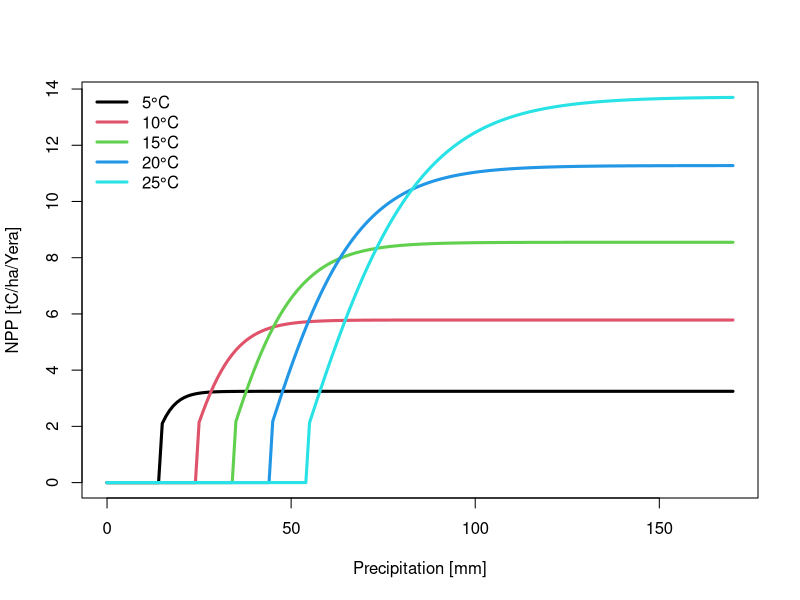
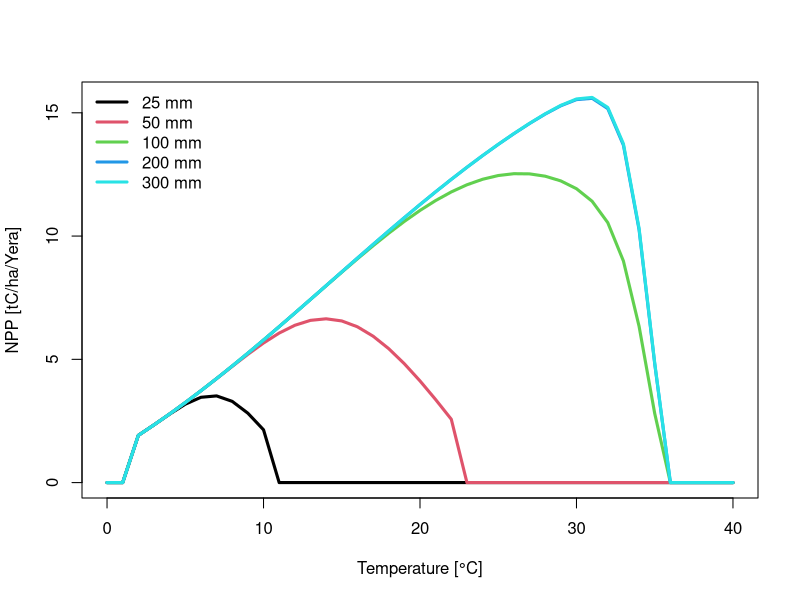
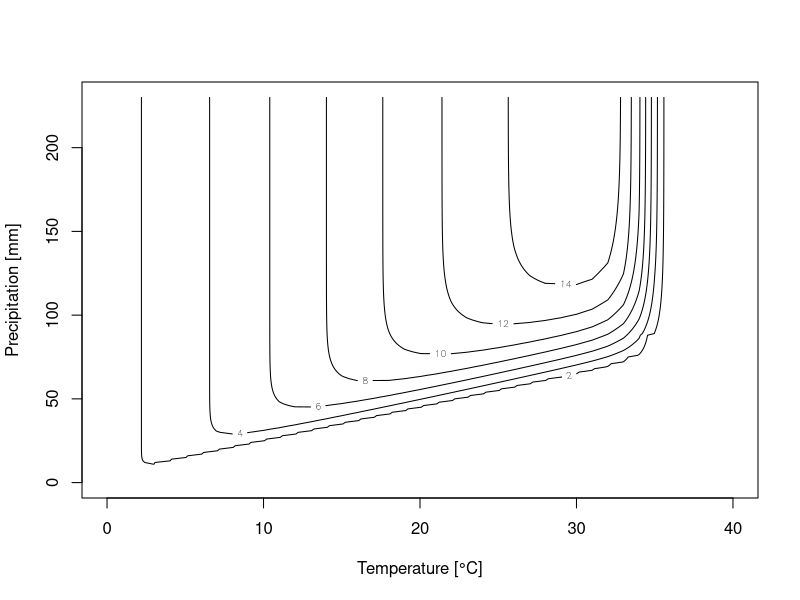

Here is the R script that generated these plots, in order:
c0 <- c(0.06179233,0.06448844,0.07000044,0.07867775,0.06506758,0.08137664,0.06192571,0.07169721,0.07110523,0.06381677,0.05441309,0.06347873,0.07584091,0.07330926,0.05766713,0.07205265,0.05055277,0.06077571,0.07759581,0.05685617,0.06527024,0.05558023,0.06699292)
c <- c(1.29460152,-0.09012495,0.17332495, 35, -1, 0.66170523, 2.8, 0.4138984, -54.4741443, -1.4, 1.155907e+00, 2.154028e-04, -3.733458e-01, 2.335792e-05, 2, 0.5, 0.841, -22.131)
tMinJ <- -12.0 - 2
tMaxJ <- 28.0 + 2.;
pMinJ <- 203.;
pMaxJ <- 5900. + 4000.;
tMinM <- -43.1 - 4;
tMaxM <- 32.5 + 5.;
pMinM <- 0;
pMaxM <- 1045 + 1100;
minNpp <- 1.86;

npp <- function(co2, soilType, t, p, sw, altitude, latitude) {
walterLieth <- c[15] * (c[16] + 1./(1. + exp(c[17] + c[18]*co2)))
t3 <- c[7] / (1. + exp(c[8] + c[9]*co2)) + c[10]
days <- c(31.,28.25,31.,30.,31.,30.,31.,31.,30.,31.,30.,31.)
month <- 1
ret <- 0
for(month in 1:12) {
  t1 <- c0[soilType]/(1. + exp(c[1] + c[2]*t[month])) - c0[soilType]*c[3] - c0[soilType]/(1. + exp(c[4]+c[5]*t[month]))
  if(t1<0.) {t1 <- 0.}
  t2 <- 1. - 2./(1. + exp( (sw[month]+p[month]-pmax(0.,t[month])*walterLieth)/(pmax(1.,t[month]*c[6]))))
  if(t2<0.) {t2 <- 0.}
  ret <- ret + t1 * t2 * t3 * days[month]
}
ret <- ret * c[11] + c[12]*altitude + c[13]*cos(latitude) + c[14]*altitude*cos(latitude)
if(ret < minNpp) {ret <- 0.}
if(ret<0.) {ret <- 0.}
ret
}

co2 <- 0.038
soilType <- 1
t <- rep(10,12)
p <- rep(40,12)
sw <- rep(0,12)
altitude <- 400
latitude <- 45*pi/90

npp(co2, soilType, t, p, sw, altitude, latitude)


x <- matrix(0,5,171)
for(j in (1:5)*5) {
  t <- rep(j,12)
  for(i in 0:170) {
    p <- rep(i,12)
    x[j/5,i+1] <- npp(co2, soilType, t, p, sw, altitude, latitude)
  }
}
pdf("/tmp/p.pdf", width=5, height=5)
plot(0:170, x[1,], type="l", ylim=range(x), lwd=3, xlab="Precipitation [mm]", ylab="NPP [tC/ha/Yera]")
lines(0:170, x[2,], col=2, lwd=3)
lines(0:170, x[3,], col=3, lwd=3)
lines(0:170, x[4,], col=4, lwd=3)
lines(0:170, x[5,], col=5, lwd=3)
legend("topleft", legend=c("5°C", "10°C", "15°C", "20°C", "25°C"), lwd=3, col=1:5, bty="n")
dev.off()

prc <- c(25,50,100,200,300)
x <- matrix(0,5,41)
for(j in 1:5) {
  p <- rep(prc[j],12)
  for(i in 0:40) {
    t <- rep(i,12)
    x[j,i+1] <- npp(co2, soilType, t, p, sw, altitude, latitude)
  }
}
pdf("/tmp/t.pdf", width=5, height=5)
plot(0:40, x[1,], type="l", ylim=range(x), lwd=3, xlab="Temperature [°C]", ylab="NPP [tC/ha/Yera]")
lines(0:40, x[2,], col=2, lwd=3)
lines(0:40, x[3,], col=3, lwd=3)
lines(0:40, x[4,], col=4, lwd=3)
lines(0:40, x[5,], col=5, lwd=3)
legend("topleft", legend=c("25 mm", "50 mm", "100 mm", "200 mm", "300 mm"), lwd=3, col=1:5, bty="n")
dev.off()

x <- matrix(0,41,231)
for(i in 0:230) {
  for(j in 0:40) {
    p <- rep(i,12)
    t <- rep(j,12)
    x[j+1,i+1] <- npp(co2, soilType, t, p, sw, altitude, latitude)
   }
}
pdf("/tmp/contour.pdf", width=5, height=5)
contour(0:40, 0:230, x, xlab="Temperature [°C]", ylab="Precipitation [mm]")
dev.off()
